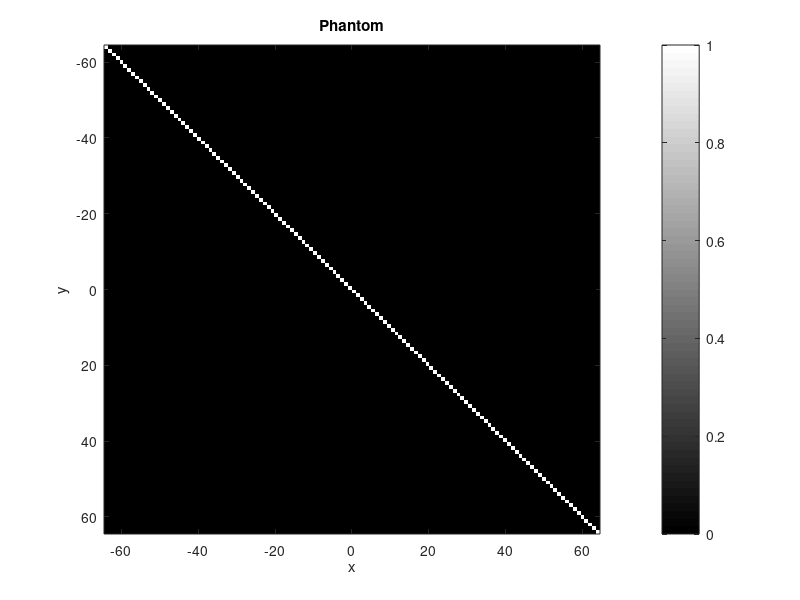
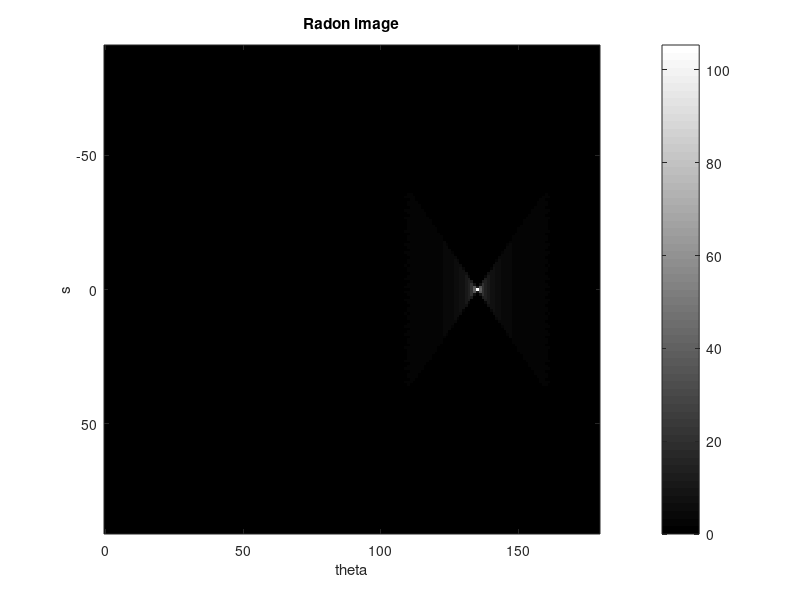
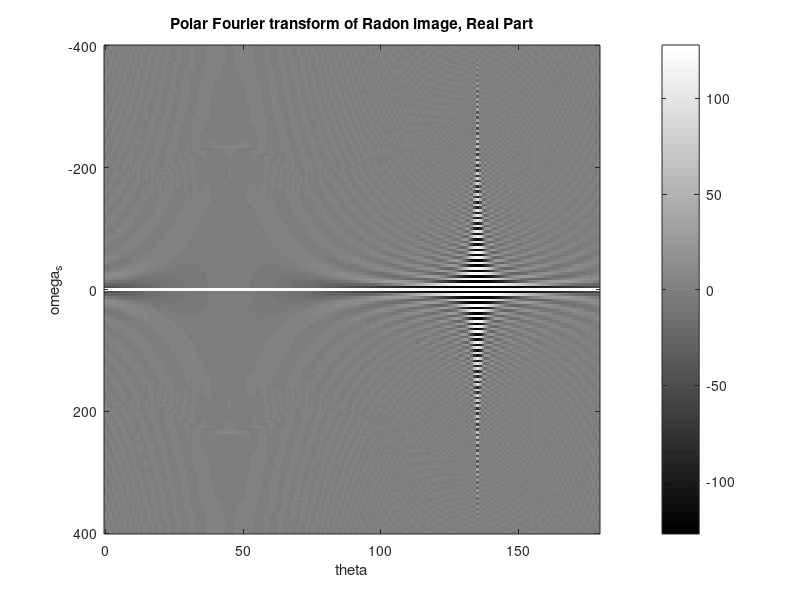
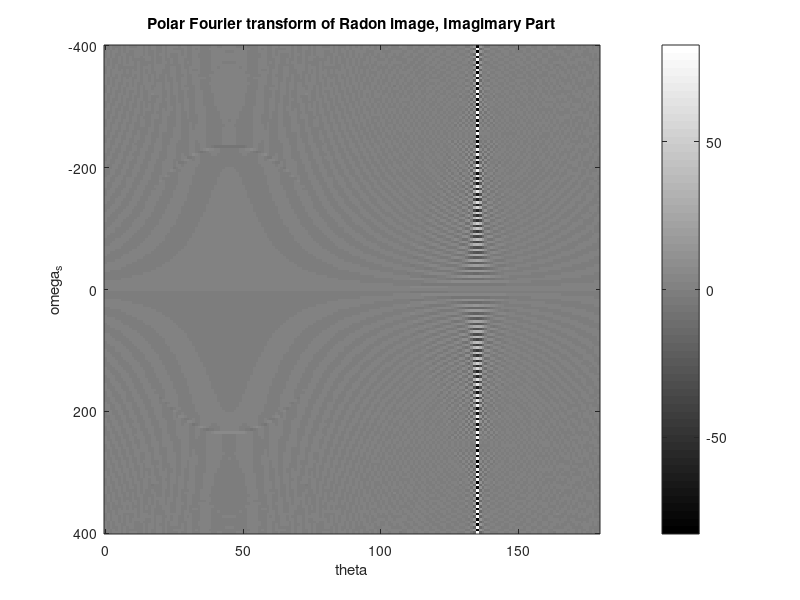

MATLAB code to generate these figures, in order:
%% Debug flag: print out everything when DEBUG==1
DEBUG=1;

%% Signal to noise ratio
%SNR=0.1;

%% Size of phantom and reconstructed image
% N is the number of rows and columns in P, which is 256 respectively
N=128;

%% Create Phantom P
%P = phantom('Shepp-Logan',N);

%Modified Shepp-Logan' gives better visual perception than 'Shepp-Logan'
%P = phantom('Modified Shepp-Logan',N);     %Fail-safe version

% a simple 2D delta function which is off-centre
%P = zeros(N);
%P(12,12)=1;

% a straight line
P=eye(N);

% Determine the range of x and y
x = linspace(-N/2,N/2,N);
y = x;

% Show and save the phantom
figure(1)
imagesc(x,y,P),colormap(gray),colorbar
title('Phantom'),xlabel('x'),ylabel('y')
print -dpng 1_phantom.png

%% Apply radon transformation Rf
theta=linspace(0,179,180);
Rf = radon(P,theta+90);

% Determine the range of s
s_max=sqrt( max(x)^2 + max(y)^2 );
[s_size theta_size] = size(P);
s = linspace(-s_max,s_max,s_size);

%% Apply noise to the Radon image
%Rf = Rf + SNR * ( rand(s_size,theta_size)*2 - 1 );


%% Show and save Radon image
figure(2)
imagesc(theta,s,Rf),colormap(gray),colorbar
title('Radon image'),xlabel('theta'),ylabel('s')
print -dpng 2_radon.png

%% Polar Fourier transform
FRf = fftshift(fft(Rf),1);         % Apply 1D Fourier transform in each column

% Determine the range of omega
dx=mean(diff(x));
dy=mean(diff(y));
ds=sqrt( dx^2 + dy^2 );
size_omega=size(FRf,1);
omega_max=2*pi/ds*max(s);
omega=linspace(-omega_max,omega_max,size_omega);

%% Show and save the Fourier transform image
figure(3)
imagesc(theta, omega, real(FRf)),colormap(gray),colorbar
xlabel('theta'),ylabel('omega_s')
title('Polar Fourier transform of Radon image, Real Part')
print -dpng 3a_fourier_radon_real.png

figure(4)
imagesc(theta, omega, imag(FRf)),colormap(gray),colorbar
xlabel('theta'),ylabel('omega_s')
title('Polar Fourier transform of Radon image, Imagimary Part')
print -dpng 3b_fourier_radon_imag.png

%% Change from polar to x-y coordinate
FRf_widescreen = horzcat(FRf,FRf,FRf,FRf);       % Increase the range of theta by four times

%% Determine the new range of theta and omega
[size_omega size_theta]=size(FRf_widescreen);
theta_max=max(theta);
omega_widescreen=omega;
theta_widescreen=linspace(-360,180+theta_max,size_theta);
[THETA OMEGA]=meshgrid(theta_widescreen,omega_widescreen);

%% DEBUG: show and save the widescreen image
if(DEBUG)
figure(98)
imagesc(theta_widescreen, omega_widescreen, real(FRf_widescreen)),colormap(gray),colorbar
xlabel('theta'),ylabel('omega_s')
title('Polar Fourier transform of Radon image, Real Part')
print -dpng 3c_fourier_radon_real.png

figure(99)
imagesc(theta_widescreen, omega_widescreen, imag(FRf_widescreen)),colormap(gray),colorbar
xlabel('theta'),ylabel('omega_s')
title('Polar Fourier transform of Radon image, Imagimary Part')
print -dpng 3d_fourier_radon_imag.png
end

% Determine range of the desired xy scale
x = linspace(-N/2,N/2,N);
y = x;
omega_x_max=2*pi/dx*max(x)/sqrt(2);
omega_x = linspace(-omega_x_max,omega_x_max,N);
omega_y = omega_x;
[WX WY]=meshgrid( omega_x , omega_y );
xy_to_theta = atan2(WY,WX).*180./pi;
xy_to_omega = sqrt( WX.^2 + WY.^2 );

F2f = interp2(THETA,OMEGA,FRf_widescreen,xy_to_theta,xy_to_omega);
F2f(isnan(F2f))=0;        % set all NaN (Not a Number) error to zero

figure(5)
imagesc(x,y,real(F2f)),colormap(gray),colorbar
xlabel('omega_x'),ylabel('omega_y')
title('polar to x-y cubic interpolation, Real Part')
print -dpng 4a_fourier_xy_real.png

figure(6)
imagesc(x, y, imag(F2f)),colormap(gray),colorbar
xlabel('omega_x'),ylabel('omega_y')
title('polar to x-y cubic interpolation, Imaginary Part')
print -dpng 4b_fourier_xy_imag.png

%% inverse FFT
f = ifft2(fftshift(F2f));

figure(7)
imagesc(x,y,real(f)),colormap(gray),colorbar
xlabel('x'),ylabel('y')
title('Reconstructed Image, Real Part')
print -dpng 5_reconstruct_xy_real.png

figure(8)
imagesc(x,y,imag(f)),colormap(gray),colorbar
xlabel('x'),ylabel('y')
title('Reconstructed Image, Imaginary Part')
print -dpng 5_reconstruct_xy_imag.png
